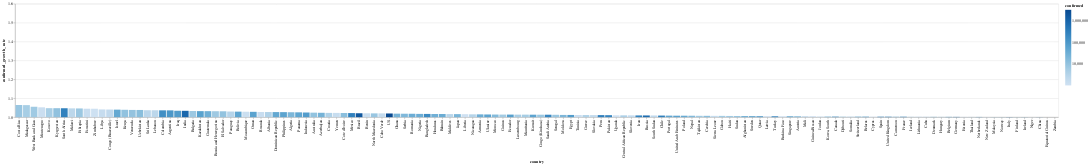

Notebook code cell kept with this figure:
### Markdown cell above
# Tasa de contagios por país

El color corresponde con la cantidad de casos confirmados

### Code cell
today_df = global_df[
    (global_df.date == global_df.date.max()) & 
    (global_df.confirmed > 1000)
]


alt.Chart(today_df).mark_bar().encode(
    x=alt.X(
        'country', 
        sort=list(
            today_df.set_index('country')
                    .confirmed_growth_rate
                    .sort_values()
                    .index[::-1]
        )
    ),
    y=alt.X(
        'confirmed_growth_rate', 
        scale=alt.Scale(domain=[1, 1.6], clamp=True)
    ),
    color=alt.Color('confirmed', scale=alt.Scale(type='log')),
    tooltip=list(today_df.columns)
)

### Figure 1 — Vega-Lite specification as saved in the notebook (floating-point values rounded to 4 significant figures; data arrays with more than 128 entries replaced by an {"elided": "..."} marker saying what was removed)
{"config": {"view": {"continuousWidth": 400, "continuousHeight": 300}}, "data": {"name": "data-0f8d7699ee4ccc501154b313b2e88ace"}, "mark": "bar", "encoding": {"color": {"type": "quantitative", "field": "confirmed", "scale": {"type": "log"}}, "tooltip": [{"type": "temporal", "field": "date"}, {"type": "nominal", "field": "country"}, {"type": "quantitative", "field": "confirmed"}, {"type": "quantitative", "field": "recovered"}, {"type": "quantitative", "field": "death"}, {"type": "quantitative", "field": "confirmed_growth_rate"}, {"type": "quantitative", "field": "death_growth_rate"}, {"type": "temporal", "field": "first_infaction_date"}, {"type": "quantitative", "field": "days_from_first_infection"}, {"type": "temporal", "field": "tenth_infaction_date"}, {"type": "quantitative", "field": "days_from_tenth_infection"}, {"type": "temporal", "field": "first_death_date"}, {"type": "quantitative", "field": "days_from_first_death"}, {"type": "temporal", "field": "tenth_death_date"}, {"type": "quantitative", "field": "days_from_tenth_death"}], "x": {"type": "nominal", "field": "country", "sort": {"elided": "138 str values"}}, "y": {"type": "quantitative", "field": "confirmed_growth_rate", "scale": {"clamp": true, "domain": [1, 1.6]}}}, "$schema": "https://vega.github.io/schema/vega-lite/v4.8.1.json", "datasets": {"data-0f8d7699ee4ccc501154b313b2e88ace": {"elided": "138 records"}}}
